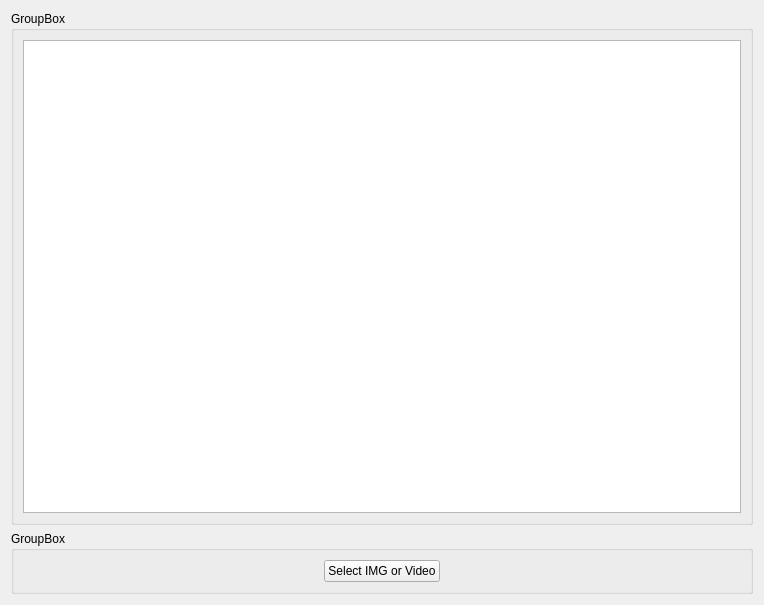
<?xml version="1.0" encoding="UTF-8"?>
<ui version="4.0">
 <class>Form</class>
 <widget class="QWidget" name="Form">
  <property name="geometry">
   <rect>
    <x>0</x>
    <y>0</y>
    <width>764</width>
    <height>605</height>
   </rect>
  </property>
  <property name="windowTitle">
   <string>Form</string>
  </property>
  <layout class="QVBoxLayout" name="verticalLayout">
   <item>
    <widget class="QGroupBox" name="groupBox">
     <property name="title">
      <string>GroupBox</string>
     </property>
     <layout class="QHBoxLayout" name="horizontalLayout">
      <item>
       <widget class="QGraphicsView" name="graphicsView"/>
      </item>
     </layout>
    </widget>
   </item>
   <item>
    <widget class="QGroupBox" name="groupBox_2">
     <property name="title">
      <string>GroupBox</string>
     </property>
     <property name="flat">
      <bool>false</bool>
     </property>
     <layout class="QHBoxLayout" name="horizontalLayout_2">
      <item>
       <widget class="QPushButton" name="pushButton">
        <property name="enabled">
         <bool>true</bool>
        </property>
        <property name="sizePolicy">
         <sizepolicy hsizetype="Fixed" vsizetype="Fixed">
          <horstretch>0</horstretch>
          <verstretch>0</verstretch>
         </sizepolicy>
        </property>
        <property name="text">
         <string>Select IMG or Video</string>
        </property>
       </widget>
      </item>
     </layout>
    </widget>
   </item>
  </layout>
 </widget>
 <resources/>
 <connections/>
</ui>
